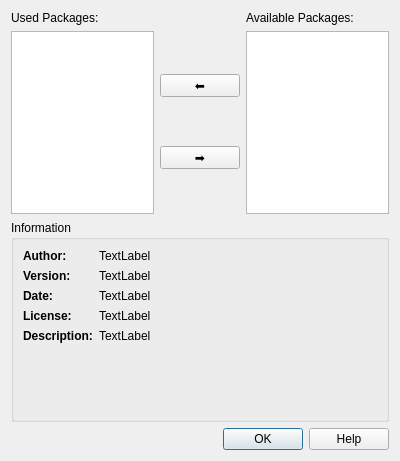
<?xml version="1.0" encoding="UTF-8"?>
<ui version="4.0">
 <class>ExtensionPackagesDialog</class>
 <widget class="QDialog" name="ExtensionPackagesDialog">
  <property name="geometry">
   <rect>
    <x>0</x>
    <y>0</y>
    <width>400</width>
    <height>461</height>
   </rect>
  </property>
  <property name="windowTitle">
   <string>Extension Packages</string>
  </property>
  <layout class="QVBoxLayout" name="verticalLayout" stretch="1,1,0">
   <item>
    <layout class="QGridLayout" name="gridLayout" columnminimumwidth="1,0,1">
     <item row="1" column="0">
      <widget class="QListView" name="listViewUsedPackages"/>
     </item>
     <item row="1" column="1">
      <layout class="QVBoxLayout" name="verticalLayout_2">
       <item>
        <widget class="QPushButton" name="pushButtonLeft">
         <property name="text">
          <string>⬅️</string>
         </property>
        </widget>
       </item>
       <item>
        <widget class="QPushButton" name="pushButtonRight">
         <property name="text">
          <string>➡️</string>
         </property>
        </widget>
       </item>
      </layout>
     </item>
     <item row="0" column="0">
      <widget class="QLabel" name="labelUsedPackages">
       <property name="text">
        <string>Used Packages:</string>
       </property>
      </widget>
     </item>
     <item row="1" column="2">
      <widget class="QListView" name="listViewAvailablePackages"/>
     </item>
     <item row="0" column="2">
      <widget class="QLabel" name="labelAvailablePackages">
       <property name="text">
        <string>Available Packages:</string>
       </property>
      </widget>
     </item>
    </layout>
   </item>
   <item>
    <widget class="QGroupBox" name="groupBoxInformation">
     <property name="title">
      <string>Information</string>
     </property>
     <layout class="QFormLayout" name="formLayout">
      <item row="0" column="0">
       <widget class="QLabel" name="labelAuthor">
        <property name="font">
         <font>
          <weight>75</weight>
          <bold>true</bold>
         </font>
        </property>
        <property name="text">
         <string>Author:</string>
        </property>
       </widget>
      </item>
      <item row="1" column="0">
       <widget class="QLabel" name="labelVersion">
        <property name="font">
         <font>
          <weight>75</weight>
          <bold>true</bold>
         </font>
        </property>
        <property name="text">
         <string>Version:</string>
        </property>
       </widget>
      </item>
      <item row="2" column="0">
       <widget class="QLabel" name="labelDate">
        <property name="font">
         <font>
          <weight>75</weight>
          <bold>true</bold>
         </font>
        </property>
        <property name="text">
         <string>Date:</string>
        </property>
       </widget>
      </item>
      <item row="3" column="0">
       <widget class="QLabel" name="labelLicense">
        <property name="font">
         <font>
          <weight>75</weight>
          <bold>true</bold>
         </font>
        </property>
        <property name="text">
         <string>License:</string>
        </property>
       </widget>
      </item>
      <item row="4" column="0">
       <widget class="QLabel" name="labelDescription">
        <property name="font">
         <font>
          <weight>75</weight>
          <bold>true</bold>
         </font>
        </property>
        <property name="text">
         <string>Description:</string>
        </property>
       </widget>
      </item>
      <item row="0" column="1">
       <widget class="QLabel" name="label">
        <property name="text">
         <string>TextLabel</string>
        </property>
       </widget>
      </item>
      <item row="1" column="1">
       <widget class="QLabel" name="label_2">
        <property name="text">
         <string>TextLabel</string>
        </property>
       </widget>
      </item>
      <item row="2" column="1">
       <widget class="QLabel" name="label_3">
        <property name="text">
         <string>TextLabel</string>
        </property>
       </widget>
      </item>
      <item row="3" column="1">
       <widget class="QLabel" name="label_4">
        <property name="text">
         <string>TextLabel</string>
        </property>
       </widget>
      </item>
      <item row="4" column="1">
       <widget class="QLabel" name="label_5">
        <property name="text">
         <string>TextLabel</string>
        </property>
       </widget>
      </item>
     </layout>
    </widget>
   </item>
   <item>
    <widget class="QDialogButtonBox" name="buttonBox">
     <property name="standardButtons">
      <set>QDialogButtonBox::Help|QDialogButtonBox::Ok</set>
     </property>
    </widget>
   </item>
  </layout>
 </widget>
 <resources/>
 <connections>
  <connection>
   <sender>buttonBox</sender>
   <signal>accepted()</signal>
   <receiver>ExtensionPackagesDialog</receiver>
   <slot>accept()</slot>
   <hints>
    <hint type="sourcelabel">
     <x>199</x>
     <y>278</y>
    </hint>
    <hint type="destinationlabel">
     <x>199</x>
     <y>149</y>
    </hint>
   </hints>
  </connection>
  <connection>
   <sender>buttonBox</sender>
   <signal>rejected()</signal>
   <receiver>ExtensionPackagesDialog</receiver>
   <slot>reject()</slot>
   <hints>
    <hint type="sourcelabel">
     <x>199</x>
     <y>278</y>
    </hint>
    <hint type="destinationlabel">
     <x>199</x>
     <y>149</y>
    </hint>
   </hints>
  </connection>
 </connections>
</ui>
